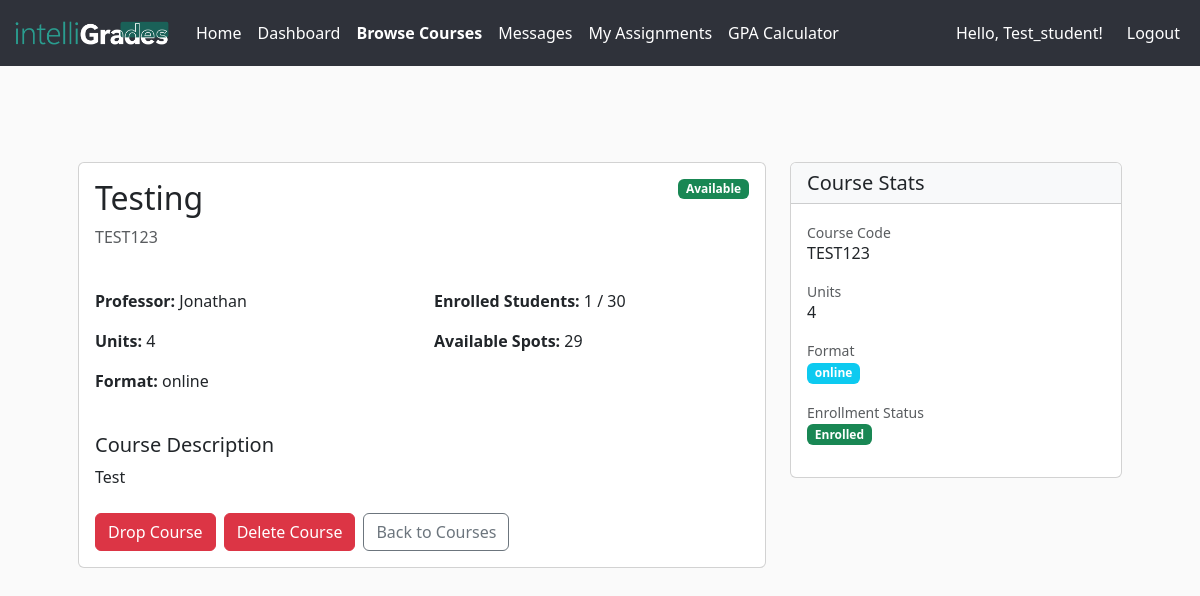
Screenshot of /courses/7 (signed in) with the database file from the repository.
### app/models.py (models this page shows, shortened)
class Course(db.Model):
    __tablename__ = 'courses'
    id = db.Column(db.Integer, primary_key=True)
    code = db.Column(db.String(32), unique=True, nullable=False)
    title = db.Column(db.String(128), nullable=False)
    description = db.Column(db.Text)
    credits = db.Column(db.Integer, nullable=False)  # number of units/credits
    professor = db.Column(db.String(128), nullable=True)
    professor_id = db.Column(db.Integer, db.ForeignKey('users.id'), nullable=True)
    professor_user = db.relationship(
        'User',
        foreign_keys=[professor_id],
        backref='created_courses'
    )
    availability = db.Column(db.Boolean, default=True)
    format = db.Column(db.String(32), default='online')
    max_students = db.Column(db.Integer)
    created_at = db.Column(db.DateTime, default=datetime.utcnow)
    enrollments_rel = db.relationship(
        'Enrollment',
        backref='course',
        lazy='dynamic',
        cascade='all,delete-orphan'
    )
    assignments = db.relationship(
        'Assignment',
        back_populates='course',
        lazy='dynamic',
        cascade='all,delete-orphan'
    )
    announcements = db.relationship(
        'Announcement',
        back_populates='course',
        lazy='dynamic',
        cascade='all,delete-orphan'
    )
    def get_student_count(self):
        return self.enrollments_rel.count()

### app/courses/routes.py (the view)
@courses_bp.route('/<int:course_id>')
def course_detail(course_id):
    course = Course.query.get_or_404(course_id)
    is_enrolled = False
    if current_user.is_authenticated:
        is_enrolled = current_user.is_enrolled_in(course)
    enrolled_count = course.get_student_count()
    available_spots = None
    if course.max_students:
        available_spots = course.max_students - enrolled_count
    return render_template('courses/course_detail.html', course=course, is_enrolled=is_enrolled, enrolled_count=enrolled_count, available_spots=available_spots)

### app/__init__.py (called while the page is built)
@create_app.context_processor
def inject_notifications():
    if current_user.is_authenticated:
        return {
            "notifications": [
                {"message": "You haven’t checked Week 3 notes."},
                {"message": "New message in CMPE 102 discussion board."}
            ]
        }
    return {"notifications": []}

@login_manager.user_loader
def load_user(user_id):
    return User.query.get(int(user_id))

### app/models.py (called while the page is built)
    @property
    def is_student(self):
        return self.role == self.ROLE_STUDENT

    @property
    def is_professor(self):
        return self.role == self.ROLE_PROFESSOR

    @property
    def is_admin(self):
        return self.role == self.ROLE_ADMIN

    def is_enrolled_in(self, course):
        from app.models import Enrollment
        return Enrollment.query.filter_by(
            user_id=self.id,
            course_id=course.id
        ).first() is not None

### app/courses/templates/courses/course_detail.html (shortened to what this page needs)
{% extends "base.html" %} {% block body %}
<div class="container mt-5">
  <div class="row">
    <div class="col-lg-8">
      <div class="card mb-4">
        <div class="card-body">
          <div class="d-flex justify-content-between align-items-start mb-4">
            <div>
              <h2 class="card-title">{{ course.title }}</h2>
              <p class="text-muted">{{ course.code }}</p>
            </div>
            {% if course.availability %}
            <span class="badge bg-success">Available</span>
            {% else %}
            <span class="badge bg-danger">Closed</span>
            {% endif %}
          </div>
          <div class="row mb-4">
            <div class="col-md-6">
              <p><strong>Professor:</strong> {{ course.professor }}</p>
              <p><strong>Units:</strong> {{ course.credits }}</p>
              <p><strong>Format:</strong> {{ course.format }}</p>
            </div>
            <div class="col-md-6">
              <p>
                <strong>Enrolled Students:</strong> {{ enrolled_count }} {% if
                course.max_students %} / {{ course.max_students }} {% endif %}
              </p>
              {% if available_spots %}
              <p><strong>Available Spots:</strong> {{ available_spots }}</p>
              {% endif %}
            </div>
          </div>
          <div class="mb-4">
            <h5>Course Description</h5>
            <p>{{ course.description or 'No description available.' }}</p>
          </div>
          <div class="d-flex gap-2">
            {% if current_user.is_authenticated and (course.professor_id ==
            current_user.id or current_user.is_admin) %}
            <a
              href="{{ url_for('courses.update_course', course_id=course.id) }}"
              class="btn btn-secondary"
            >
              Update Course</a
            >
            {% elif is_enrolled %}
            <form
              method="POST"
              action="{{ url_for('courses.drop_course', course_id=course.id) }}"
              style="display: inline"
            >
              <button
                type="submit"
                class="btn btn-danger"
                onclick="return confirm('Are you sure you want to drop this course?')"
              >
                Drop Course
              </button>
            </form>
            {% elif not current_user.is_authenticated and course.availability %}
            <a href="{{ url_for('auth.login') }}" class="btn btn-primary">
              Login to Enroll
            </a>
            {% elif not course.availability %}
            <button type="button" class="btn btn-secondary" disabled>
              Course Not Available
            </button>
            {% endif %}
            <form
              method="POST"
              action="{{ url_for('courses.delete_course', course_id=course.id) }}"
              style="display: inline"
            >
              <button
                type="submit"
                class="btn btn-danger"
                onclick="return confirm('Are you sure you want to delete this course?')"
              >
                Delete Course
              </button>
            </form>
            <a
              href="{{ url_for('courses.courses_list') }}"
              class="btn btn-outline-secondary"
            >
              Back to Courses
            </a>
          </div>
        </div>
      </div>
    </div>
    <div class="col-lg-4">
      <div class="card mb-4">
        <div class="card-header bg-light">
          <h5 class="mb-0">Course Stats</h5>
        </div>
        <div class="card-body">
          <div class="mb-3">
            <label class="text-muted small">Course Code</label>
            <p class="h6">{{ course.code }}</p>
          </div>
          <div class="mb-3">
            <label class="text-muted small">Units</label>
            <p class="h6">{{ course.credits }}</p>
          </div>
          <div class="mb-3">
            <label class="text-muted small">Format</label>
            <p class="h6">
              <span class="badge bg-info">{{ course.format }}</span>
            </p>
          </div>
          <div class="mb-3">
            <label class="text-muted small">Enrollment Status</label>
            <p class="h6">
              {% if is_enrolled and current_user.is_authenticated %}
              <span class="badge bg-success">Enrolled</span>
              {% else %}
              <span class="badge bg-secondary">Not Enrolled</span>
              {% endif %}
            </p>
          </div>
        </div>
      </div>
    </div>
  </div>
</div>
{% endblock %}

### app/static/styles.css (style rules this page uses)
body, #whatifTable thead tr, #whatifTable td, #whatifTable th { background-color: #fafafa; }

### rows the page displays
Course: title "Testing", code "TEST123", professor "Jonathan", credits "4", format "online", max_students "30", description "Test"

### other values shown
{{ username }} "Test_student"
{{ enrolled_count }} "1"
{{ available_spots }} "29"
